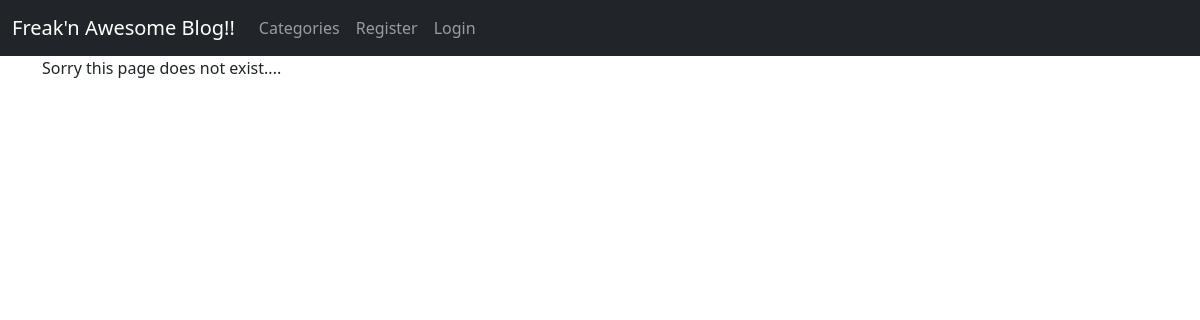
/category_body/coding-tutorials, run on an earlier commit of the app's database.
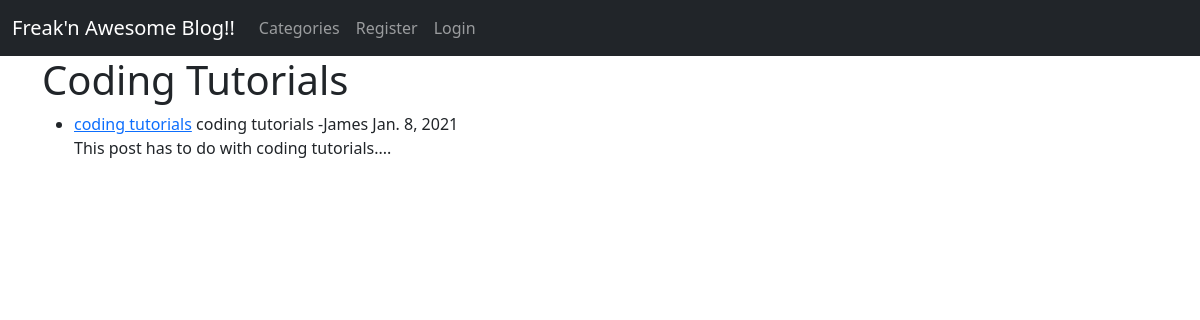
And on a later commit of the database.
### theblog/models.py (models this page shows, shortened)
class Post(models.Model):
    title = models.CharField(max_length=255)
    author = models.ForeignKey(User, on_delete=models.CASCADE)
    body = models.TextField()
    title_tag = models.CharField(max_length=255, null=True, blank=True)
    date_time = models.DateTimeField(auto_now_add=True, null=True, blank=True)
    category = models.CharField(max_length=255, default= '')
    likes = models.ManyToManyField(User, related_name='blogpost_like')

### theblog/views.py (the view)
# urls.py: path('category_body/<str:cats>', CategoryView, name= 'category_body'),
def CategoryView(request, cats):
    category_post = Post.objects.filter(category=cats.replace('-', ' '))
    context = {'cats':cats.title().replace('-',' '), 'category_post': category_post}
    return render(request, 'category.html', context )

### theblog/templates/category.html (shortened to what this page needs)
{% extends 'base.html' %}
 {% block content %}
{% if category_post %}
<h1>{{ cats }}</h1>
<ul>
    {% for post in category_post %}
       <li><a href="{% url 'article-detail' post.pk %}">{{ post.title }}</a> {{post.category}}
           -{{ post.author }}  {{post.date_time.date}}</li>
           {{ post.body|slice:'200'|safe }}...
    {% endfor %}
</ul>
{% else %}
   Sorry this page does not exist....
{% endif %}
 {% endblock %}

What changed in the data, as far as the page shows it:
added Post: title "coding tutorials", category "coding tutorials", author "James", date_time "Jan. 8, 2021", body "This post has to do with coding tutorials."
Also different on the page:
{{ cats }}: (not shown) → "Coding Tutorials"
text no longer shown: "Sorry this page does not exist...."
